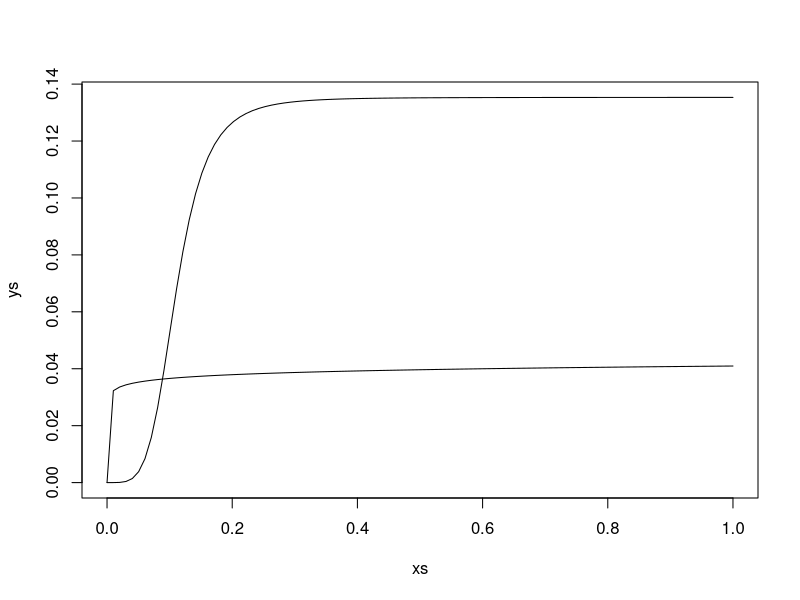
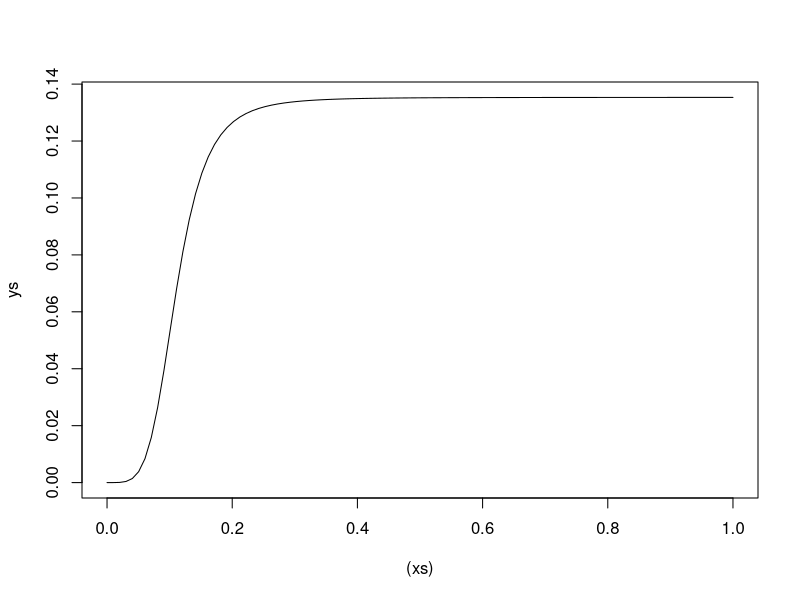
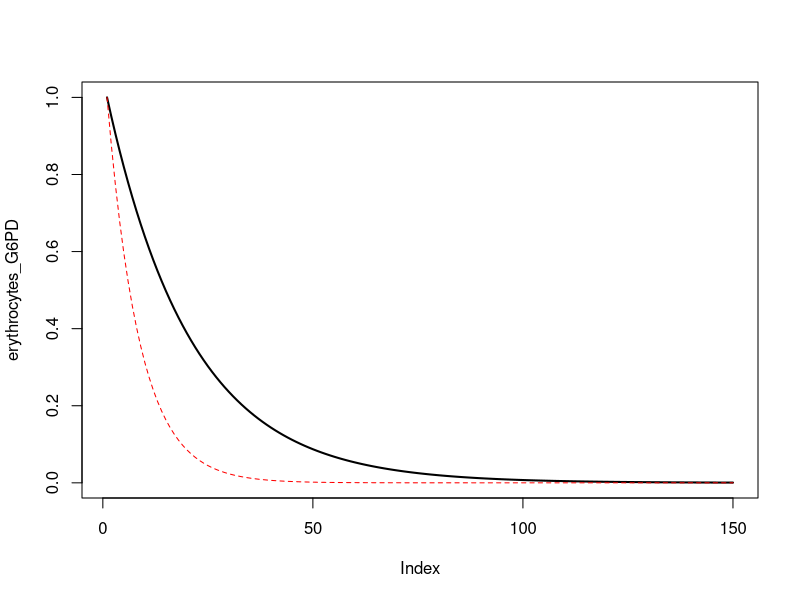
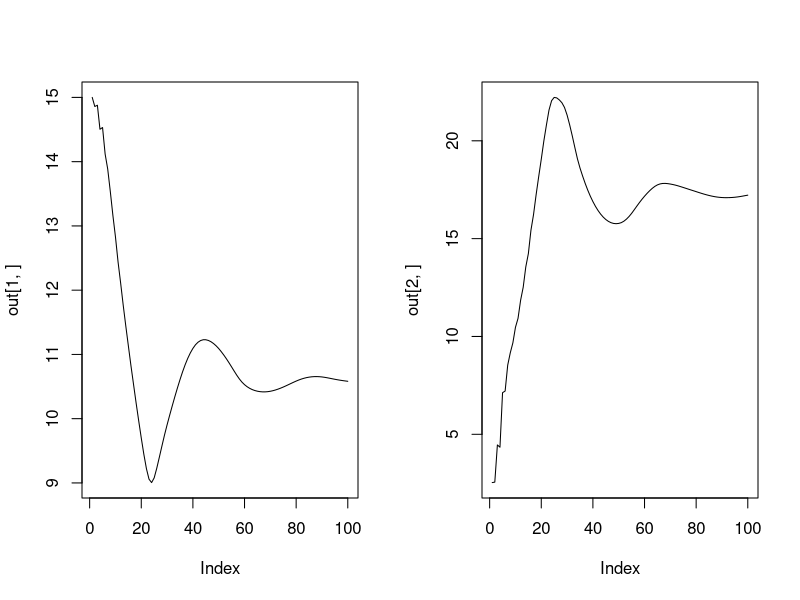
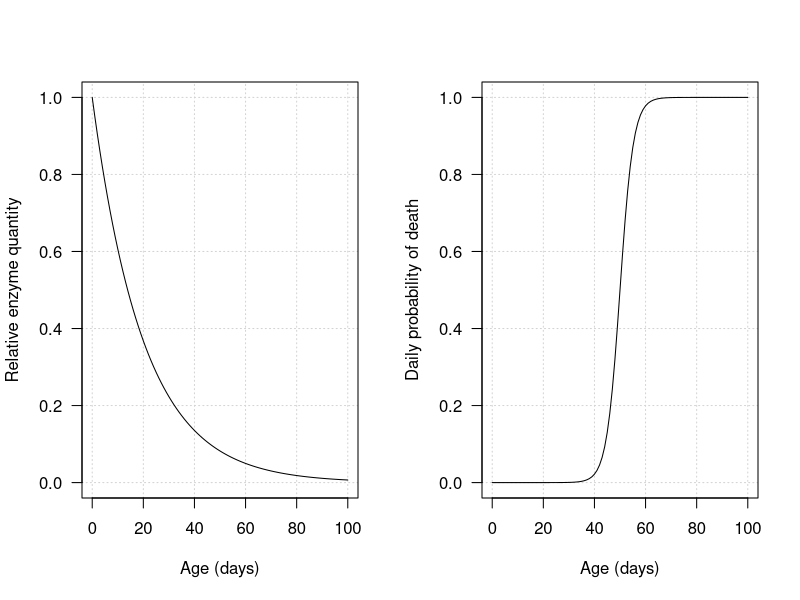

Write the R code that produced these figures, in order.
require(gtools)

# This is an R version of the enzyme kinetics model - helps debugging
forwardsim = function(drug_regimen,              # dose given each day (mg/kg)
                      Hb_star,                   # Steady state hameoglobin for the individual (g/dL)
                      diff_alpha,                # parameters governing increase in normoblast production based on difference from steady state
                      delta_alpha,               # parameters governing increase in normoblast production based on previous day reduction in haemoglobin
                      MAX_EFFECT,                # maximum drug effect on G6PD depletion
                      h,                         # slope effect in dose response function
                      beta,                      # Dose corresponding to half maximum drug effect (mg)
                      log_k,                     # transit time parameter
                      nComp_sim,                 # Total number of compartments to forward simulate
                      T_nmblast,                 # normboblast lifespan - maturation time
                      T_retic,                   # reticulocyte lifespan - including marrow and circulating periods
                      T_RBC_max,                 # Maximum allowed value for RBC lifespan (arbitrary; days)
                      T_transit_steady_state,    # transit time at steady state
                      G6PD_initial,              # Initial amount of G6PD (unitless, scales with the delta quantity)
                      G6PD_decay_rate,      # Daily fixed reduction of G6PD in absence of drug
                      mu_death,
                      sigma_death
                      ){
  
  out_res = array(dim = c(2, nComp_sim))       # where we save the output of forwards simulation
  
  # set up variables we need for the simulation
  
  Hb_delta=0;
  lambda = 1000;                            # baseline production of normoblasts per time - arbitrary number
  
  Hb = array(dim=nComp_sim);               # The haemoglobin at each point in the simulation
  retic_percent = array(dim=nComp_sim)     # The retic count (%) at each point in the simulation
  drug_effect=0;
  
  # s to store red blood cell age distributions
  erythrocytes = rep(lambda, T_RBC_max);         # Distribution of erythrocytes in circulation
  normoblasts = rep(lambda, T_nmblast);          # Distribution of normoblasts
  reticulocytes = rep(lambda, T_retic);          # Distribution of reticulocytes
  erythrocytes_G6PD = array(dim = T_RBC_max)
  
  # ***** Calculate initial values at steady state *****
  Hb[1] = Hb_star;
  transit = compute_transit_time(Hb[1], Hb_star, T_transit_steady_state, log_k);
  rho = compute_rho(Hb[1], Hb_delta, Hb_star, diff_alpha, delta_alpha); # this should return 1
  if(rho>1) print("Problem as rho >1 at steady state!");
  
  erythrocytes_G6PD[1] = G6PD_initial; # starting quantity of G6PD enzyme
  for(i in 2:T_RBC_max){
    erythrocytes_G6PD[i] = erythrocytes_G6PD[i-1]*exp(-G6PD_decay_rate); # daily decay
    # killing probability based on G6PD enzyme quantity
    erythrocytes[i] = erythrocytes[i-1]*inv.logit((log(erythrocytes_G6PD[i-1])-mu_death)*sigma_death);
  }
  plot(erythrocytes_G6PD, type='l',lty=1,col='black',lwd=2)
  
  Total_Retics = CountRetics(transit, reticulocytes); # count the number of retics in circulation
  Total_Eryths = sum(erythrocytes);                   # count the number of mature RBCs in circulation
  C_0 = Total_Retics + Total_Eryths;                  # Starting number of circulating cells - this is the steady state number
  retic_percent[1] = 100 * Total_Retics / C_0;
  
  #******************* Forward simulation *****************#
  for(t in 2:nComp_sim){
    
    # Compute the multiplication factor of basal normoblast production
    if(t>2) Hb_delta = Hb[t-2]-Hb[t-1];
    rho = compute_rho(Hb[t-1], Hb_delta, Hb_star, diff_alpha, delta_alpha);
    
    # calculate the updated Hb dependent transit time for the reticulocytes
    transit = compute_transit_time(Hb[t-1], Hb_star, T_transit_steady_state, log_k);
    
    # We move the RBCs from one compartment to the next
    temp_normoblasts = normoblasts;   # make temp copy
    normoblasts[1] = rho*lambda;      # the number of new normoblasts made at time t
    for(i in 2:T_nmblast)             # move all the normoblasts along by one
    {
      normoblasts[i] = temp_normoblasts[i-1];
    }
    
    temp_retics = reticulocytes;
    reticulocytes[1] = temp_normoblasts[T_nmblast];
    for(i in 2:T_retic)
    {
      reticulocytes[i] = temp_retics[i-1];
    }
    
    # Compute the G6PD depletion effect of yesterday's dose on circulating erythrocytes
    drug_effect = dose_response(drug_regimen[t-1], MAX_EFFECT, h, beta);
    
    # survival function of RBC lifespan
    temp_eryths = erythrocytes;             # copy values to temp 
    temp_eryths_G6PD = erythrocytes_G6PD;
    # values for first day as erythrocytes
    erythrocytes[1] = temp_retics[T_retic];
    erythrocytes_G6PD[1] = G6PD_initial;
    for (i in 2:T_RBC_max){                # move all the erythrocytes along by one, but now including G6PD enzyme quantity and induced killing rates
      # deplete G6PD enzyme quantity by daily amount
      erythrocytes_G6PD[i] = temp_eryths_G6PD[i-1]*exp(-G6PD_decay_rate-drug_effect); 
      # death probability determined by log enzyme quantity
      erythrocytes[i] = temp_eryths[i-1]*inv.logit((log(erythrocytes_G6PD[i-1])-mu_death)*sigma_death);
    }
    
    # Count the number of retics and erythrocytes in circulation
    Total_Retics = CountRetics(transit, reticulocytes);
    Total_Eryths = sum(erythrocytes);
    C_t = Total_Retics + Total_Eryths;
    retic_percent[t] = 100 * Total_Retics / C_t;
    Hb[t] = Hb_star * C_t / C_0;
    
  }
  # store results
  out_res[1,] = Hb;
  out_res[2,] = retic_percent;
  lines(erythrocytes_G6PD, type='l',lty=2,col='red')
  return(out_res);
}


CountRetics = function( transit,  reticulocytes){
  Total_Retics = 0;
  T_retic = length(reticulocytes);
  i = T_retic;
  transit_int = ceiling(transit);
  retic_rem =  ceiling(transit) - transit;
  while(i > transit+1) {
    Total_Retics = Total_Retics+reticulocytes[i];
    i = i-1;
  }
  Total_Retics = Total_Retics+retic_rem*reticulocytes[transit_int];
  
  return(Total_Retics);
}



compute_rho = function( Hb,  Hb_delta,  Hb_star,  diff_alpha,  delta_alpha)
{
  Hb_delta_temp=Hb_delta;
  Hb_diff_temp=Hb_star-Hb;
  rho=1; 
  K_diff = length(diff_alpha);
  K_delta = length(delta_alpha);
  
  if(Hb_delta_temp<0) Hb_delta_temp=0;
  for(i in 1:K_delta){
    rho =rho+ delta_alpha[i]*(Hb_delta_temp^i);
  }
  
  if(Hb_diff_temp<0) Hb_diff_temp=0;
  for(i in 1:K_diff){
    rho = rho + diff_alpha[i]*(Hb_diff_temp^i);
  }
  return (rho);
}

dose_response = function( dose,  MAX_EFFECT,  h,  beta){
  effect = MAX_EFFECT * (dose ^h ) / (dose ^ h + beta^h);
  return (effect);
}

compute_transit_time = function( Hb,  Hb_star,  T_transit_steady_state,  log_k)
{
  transit = T_transit_steady_state*exp(-(Hb_star-Hb)*exp(log_k));
  if(transit>T_transit_steady_state) transit=T_transit_steady_state;
  return (transit);
}

xs = seq(0, 1, length.out=100)
ys=dose_response(xs,
                 MAX_EFFECT = exp(-2), 
                 h = 4.5, 
                 beta = exp(-2.2))
plot(xs,ys,type='l')
lines(xs,dose_response(xs,
                      MAX_EFFECT = inv.logit(-2.5), 
                      h = 0.1, 
                      beta = exp(-1.6)))

dose_response(0.5,MAX_EFFECT = 0.01, h = 5, beta = 0.25)


plot((xs), ys,type='l')
nComp_sim = 100
out=forwardsim(drug_regimen = c(rep(0.5,nComp_sim)), 
               Hb_star = 15, 
               diff_alpha = c(.1), 
               delta_alpha = c(.5),
               MAX_EFFECT = exp(-2.5), 
               h = 5, 
               beta = 0.25,
               log_k = 1,
               nComp_sim = nComp_sim,
               T_nmblast = 5, T_retic = 5, T_RBC_max = 150, 
               T_transit_steady_state = 3.5,
               G6PD_initial = 1,
               G6PD_decay_rate = exp(-3),
               mu_death = -3, 
               sigma_death = 8)

par(mfrow=c(1,2))
plot(out[1,],type='l')
plot(out[2,],type='l')

require(gtools)
par(las=1, mfrow=c(1,2))
xs= 0:100
rate_decay = 0.05
plot(xs, exp(-rate_decay * xs), type='l', ylim = c(0,1),panel.first=grid(),
     xlab='Age (days)', ylab = 'Relative enzyme quantity')
plot(xs, 1-inv.logit((-rate_decay * xs + 2.5)*7.6), type='l',panel.first=grid(),
     ylab='Daily probability of death', xlab = 'Age (days)',ylim = c(0,1))
